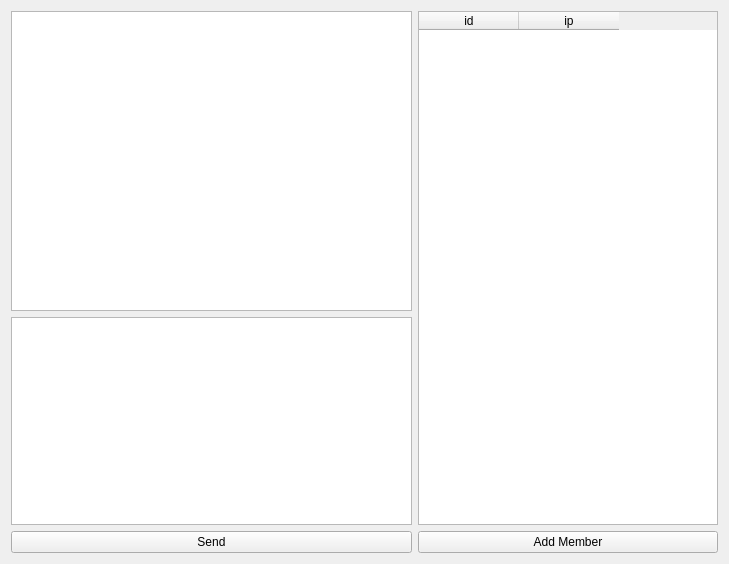
<?xml version="1.0" encoding="UTF-8"?>
<ui version="4.0">
 <class>Form</class>
 <widget class="QWidget" name="Form">
  <property name="geometry">
   <rect>
    <x>0</x>
    <y>0</y>
    <width>729</width>
    <height>564</height>
   </rect>
  </property>
  <property name="windowTitle">
   <string>Form</string>
  </property>
  <property name="windowIcon">
   <iconset resource="chatbox.qrc">
    <normaloff>:/logo/app.jpg</normaloff>:/logo/app.jpg</iconset>
  </property>
  <layout class="QGridLayout" name="gridLayout">
   <item row="0" column="0">
    <widget class="QTextEdit" name="info_textEdit">
     <property name="minimumSize">
      <size>
       <width>400</width>
       <height>300</height>
      </size>
     </property>
    </widget>
   </item>
   <item row="1" column="0">
    <widget class="QTextEdit" name="send_textEdit">
     <property name="minimumSize">
      <size>
       <width>0</width>
       <height>200</height>
      </size>
     </property>
    </widget>
   </item>
   <item row="2" column="0">
    <widget class="QPushButton" name="send_btn">
     <property name="text">
      <string>Send</string>
     </property>
    </widget>
   </item>
   <item row="2" column="1">
    <widget class="QPushButton" name="addMem_btn">
     <property name="text">
      <string>Add Member</string>
     </property>
    </widget>
   </item>
   <item row="0" column="1" rowspan="2">
    <widget class="QTableWidget" name="tableWidget">
     <property name="sizePolicy">
      <sizepolicy hsizetype="Fixed" vsizetype="Expanding">
       <horstretch>0</horstretch>
       <verstretch>0</verstretch>
      </sizepolicy>
     </property>
     <property name="minimumSize">
      <size>
       <width>300</width>
       <height>0</height>
      </size>
     </property>
     <property name="maximumSize">
      <size>
       <width>300</width>
       <height>16777215</height>
      </size>
     </property>
     <column>
      <property name="text">
       <string>id</string>
      </property>
     </column>
     <column>
      <property name="text">
       <string>ip</string>
      </property>
     </column>
    </widget>
   </item>
  </layout>
 </widget>
 <resources>
  <include location="chatbox.qrc"/>
 </resources>
 <connections/>
</ui>
